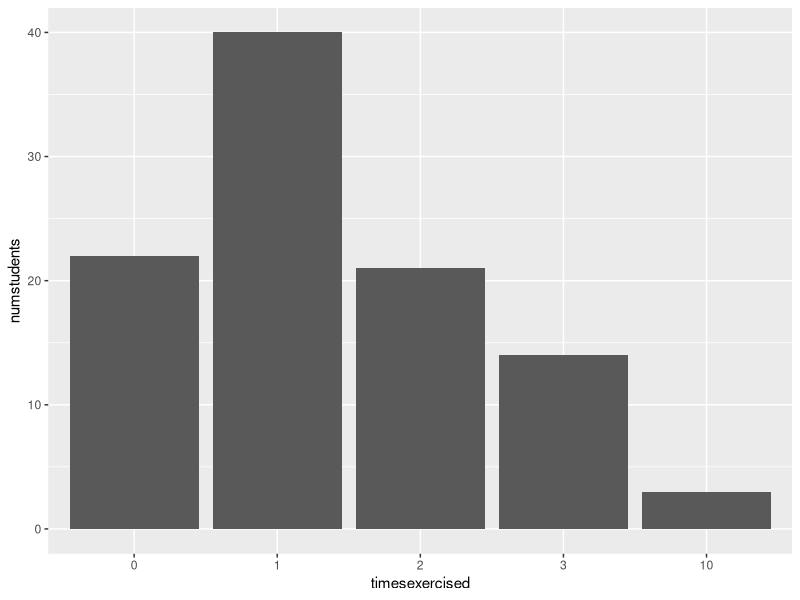

Write R code to recreate this figure.
## ---- chunk 1
knitr::opts_chunk$set(echo = TRUE)
## ---- chunk 2
library(tidyverse)
library(ggplot2)
library(scales)
library(RColorBrewer)
library(stats)
## ---- chunk 3

## ---- chunk 4
timesexercised<- c(0,1,2,3,10)
numstudents<- c(22,40,21,14,3)
## ---- chunk 5
timesexercised<- as.factor(timesexercised)
## ---- chunk 6
exframe<- data.frame(timesexercised, numstudents)
## ---- chunk 7
exframe %>%
  ggplot(aes(x=timesexercised, y=numstudents))+
  geom_col()
